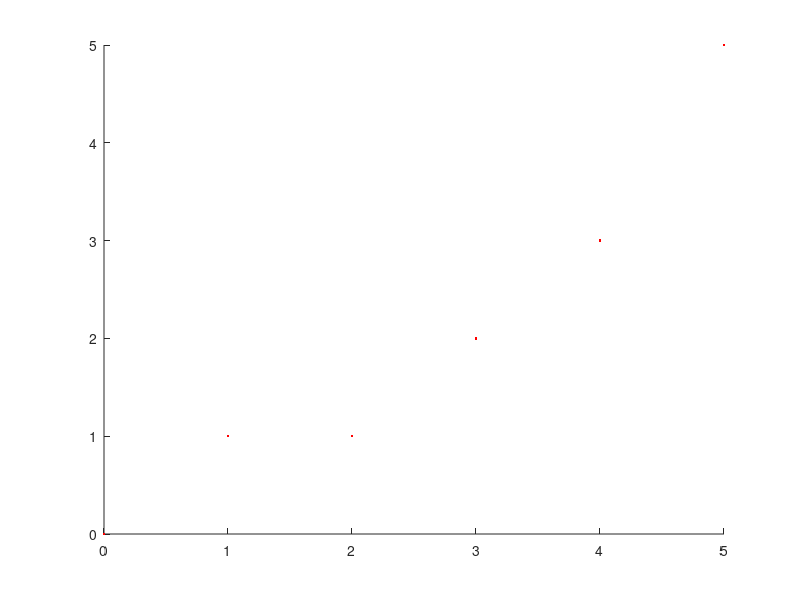

This chart was generated by the following MATLAB code:
% fibonacci modell
% x_i - fibonacci érték, t_0 - 1. fibonacci szám, t_1 - 2.:
clear all
close all
clc

xt_0 = 0;
xt_1 = 1;
x_t = 0;

message = 'Add meg, mennyi fibonacci számra van szükség:';
max = input(message);

hold on
% első két fibonacci érték
plot(0, xt_0, '.r'); % 0 konstans kezdőérték
plot(1, xt_1, '.r'); % 1 konstans kezdőérték

for t=2:max
    x_t = xt_0 + xt_1 % aktuális fibonacci szám
    xt_0 = xt_1;
    xt_1 = x_t;
    plot(t, x_t, '.r');
end
hold off
